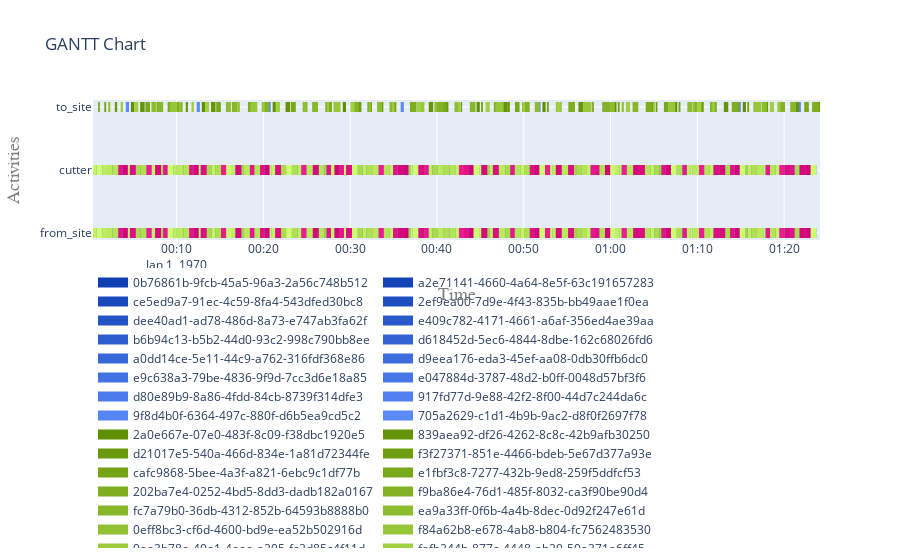

The notebook cell saved with this chart:
### Code cell
fig = plot.get_gantt_chart([from_site, to_site,cutter])
